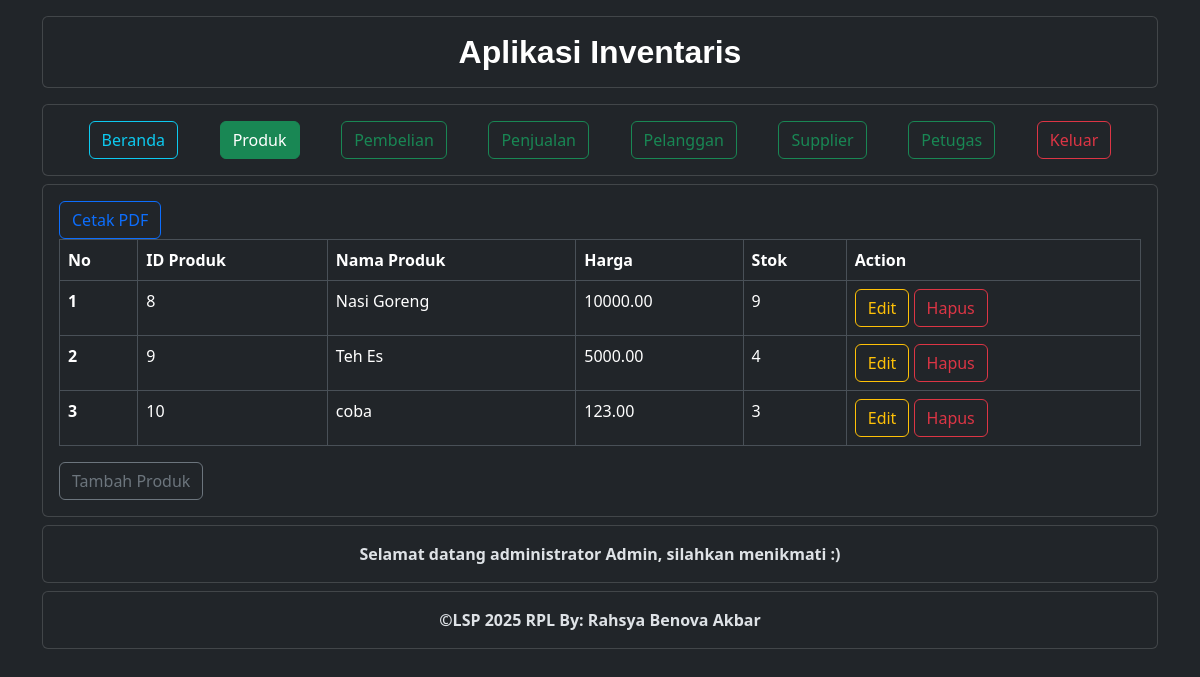
Page /produk/data_produk.php (signed in) on the committed database.
### tables this page shows
CREATE TABLE `produk` (
  `ProdukID` int(11) NOT NULL,
  `NamaProduk` varchar(255) NOT NULL,
  `Harga` decimal(15,2) NOT NULL,
  `Stok` int(11) NOT NULL
);

CREATE TABLE `petugas` (
  `PetugasID` int(11) NOT NULL,
  `Username` varchar(255) NOT NULL,
  `Password` varchar(255) NOT NULL,
  `Level` int(11) NOT NULL
);

### produk/data_produk.php (the view, shortened to what this page needs)
<?php
include("../nav/header.php");
include("../nav/navbar.php");
?>
<div class="container ">
    <div class="card mt-2">
        <div class="card-body">
        <a href="cetak_produk.php" class="btn btn-outline-primary">Cetak PDF</a>
            <table class="table table-bordered table-responsive align-midle">
                <thead>
                    <tr>
                        <th>No</th>
                        <th>ID Produk</th>
                        <th>Nama Produk</th>
                        <th>Harga</th>
                        <th>Stok</th>
                        <th>Action</th>
                    </tr>
                </thead>
                <tbody>
                    <?php
                    $data = mysqli_query($koneksi, "select * from produk");
                    $no = 0;
                    while ($row = mysqli_fetch_array($data)) {
                        $no++;
                    ?>
                        <tr>
                            <th><?php echo $no; ?></th>
                            <td><?php echo $row['ProdukID']; ?></td>
                            <td><?php echo $row['NamaProduk']; ?></td>
                            <td><?php echo $row['Harga']; ?></td>
                            <td><?php echo $row['Stok']; ?></td>
                            <td>
                                <a href="edit_produk.php?id=<?php echo $row['ProdukID']; ?>" data-bs-toggle="modal" data-bs-target="#edit_Produk<?php echo $row['ProdukID']; ?>" class="btn btn-outline-warning">Edit</a>
                                <a href="hapus_produk.php?id=<?php echo $row['ProdukID']; ?>" class="btn btn-outline-danger ">Hapus</a>
                            </td>
                        </tr>
                    <?php
                    }
                    ?>
                </tbody>
            </table>
            <a href="tambah_produk.php" class="btn btn-outline-secondary">Tambah Produk</a>
        </div>
    </div>
</div>
<?php
include("../nav/footer.php");
?>

### nav/footer.php
<section>
    <div class="container">
        <div class="card mt-2">
            <div class="card-body">
                <?php
                if ($datapetugas['Level'] == 1) {
                    echo '<p class="text-center fw-bold mb-0">Selamat datang administrator ' . $datapetugas['Username'] . ',' . ' silahkan menikmati :)</p>';
                } else {
                    echo '<p class="text-center fw-bold mb-0">Selamat datang petugas, silahkan menikmati :)</p>';
                }
                ?>
            </div>
        </div>
        <div class="card mt-2">
            <div class="card-body">
                <p class="text-center fw-bold mb-0">&copy;LSP 2025 RPL By: Rahsya Benova Akbar </p>
            </div>
        </div>
    </div>
</section>
</div>
</body>
</html>

### nav/header.php (style rules this page uses)
:root { --c1: #0e185f; --c2: #0095a8; --c3: #e8ffc2; }

### rows in the picture
produk: ProdukID "8", NamaProduk "Nasi Goreng", Harga "10000.00", Stok "9"
produk: ProdukID "9", NamaProduk "Teh Es", Harga "5000.00", Stok "4"
produk: ProdukID "10", NamaProduk "coba", Harga "123.00", Stok "3"
petugas: Username "Admin"
